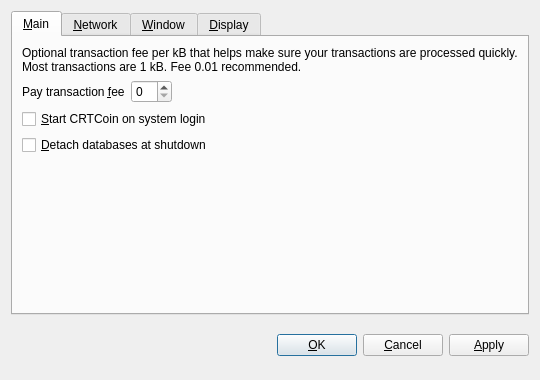
<?xml version="1.0" encoding="UTF-8"?>
<ui version="4.0">
 <class>OptionsDialog</class>
 <widget class="QDialog" name="OptionsDialog">
  <property name="geometry">
   <rect>
    <x>0</x>
    <y>0</y>
    <width>540</width>
    <height>380</height>
   </rect>
  </property>
  <property name="windowTitle">
   <string>Options</string>
  </property>
  <property name="modal">
   <bool>true</bool>
  </property>
  <layout class="QVBoxLayout" name="verticalLayout">
   <item>
    <widget class="QTabWidget" name="tabWidget">
     <property name="tabPosition">
      <enum>QTabWidget::North</enum>
     </property>
     <property name="currentIndex">
      <number>0</number>
     </property>
     <widget class="QWidget" name="tabMain">
      <attribute name="title">
       <string>&amp;Main</string>
      </attribute>
      <layout class="QVBoxLayout" name="verticalLayout_Main">
       <item>
        <widget class="QLabel" name="transactionFeeInfoLabel">
         <property name="text">
          <string>Optional transaction fee per kB that helps make sure your transactions are processed quickly. Most transactions are 1 kB. Fee 0.01 recommended.</string>
         </property>
         <property name="textFormat">
          <enum>Qt::PlainText</enum>
         </property>
         <property name="wordWrap">
          <bool>true</bool>
         </property>
        </widget>
       </item>
       <item>
        <layout class="QHBoxLayout" name="horizontalLayout_Main">
         <item>
          <widget class="QLabel" name="transactionFeeLabel">
           <property name="text">
            <string>Pay transaction &amp;fee</string>
           </property>
           <property name="textFormat">
            <enum>Qt::PlainText</enum>
           </property>
           <property name="buddy">
            <cstring>transactionFee</cstring>
           </property>
          </widget>
         </item>
         <item>
          <widget class="BitcoinAmountField" name="transactionFee"/>
         </item>
         <item>
          <spacer name="horizontalSpacer_Main">
           <property name="orientation">
            <enum>Qt::Horizontal</enum>
           </property>
           <property name="sizeHint" stdset="0">
            <size>
             <width>40</width>
             <height>20</height>
            </size>
           </property>
          </spacer>
         </item>
        </layout>
       </item>
       <item>
        <widget class="QCheckBox" name="bitcoinAtStartup">
         <property name="toolTip">
          <string>Automatically start CRTCoin after logging in to the system.</string>
         </property>
         <property name="text">
          <string>&amp;Start CRTCoin on system login</string>
         </property>
        </widget>
       </item>
       <item>
        <widget class="QCheckBox" name="detachDatabases">
         <property name="toolTip">
          <string>Detach block and address databases at shutdown. This means they can be moved to another data directory, but it slows down shutdown. The wallet is always detached.</string>
         </property>
         <property name="text">
          <string>&amp;Detach databases at shutdown</string>
         </property>
        </widget>
       </item>
       <item>
        <spacer name="verticalSpacer_Main">
         <property name="orientation">
          <enum>Qt::Vertical</enum>
         </property>
         <property name="sizeHint" stdset="0">
          <size>
           <width>20</width>
           <height>40</height>
          </size>
         </property>
        </spacer>
       </item>
      </layout>
     </widget>
     <widget class="QWidget" name="tabNetwork">
      <attribute name="title">
       <string>&amp;Network</string>
      </attribute>
      <layout class="QVBoxLayout" name="verticalLayout_Network">
       <item>
        <widget class="QCheckBox" name="mapPortUpnp">
         <property name="toolTip">
          <string>Automatically open the CRTCoin client port on the router. This only works when your router supports UPnP and it is enabled.</string>
         </property>
         <property name="text">
          <string>Map port using &amp;UPnP</string>
         </property>
        </widget>
       </item>
       <item>
        <widget class="QCheckBox" name="connectSocks">
         <property name="toolTip">
          <string>Connect to the CRTCoin network through a SOCKS proxy (e.g. when connecting through Tor).</string>
         </property>
         <property name="text">
          <string>&amp;Connect through SOCKS proxy:</string>
         </property>
        </widget>
       </item>
       <item>
        <layout class="QHBoxLayout" name="horizontalLayout_Network">
         <item>
          <widget class="QLabel" name="proxyIpLabel">
           <property name="text">
            <string>Proxy &amp;IP:</string>
           </property>
           <property name="textFormat">
            <enum>Qt::PlainText</enum>
           </property>
           <property name="buddy">
            <cstring>proxyIp</cstring>
           </property>
          </widget>
         </item>
         <item>
          <widget class="QValidatedLineEdit" name="proxyIp">
           <property name="maximumSize">
            <size>
             <width>140</width>
             <height>16777215</height>
            </size>
           </property>
           <property name="toolTip">
            <string>IP address of the proxy (e.g. 127.0.0.1)</string>
           </property>
          </widget>
         </item>
         <item>
          <widget class="QLabel" name="proxyPortLabel">
           <property name="text">
            <string>&amp;Port:</string>
           </property>
           <property name="textFormat">
            <enum>Qt::PlainText</enum>
           </property>
           <property name="buddy">
            <cstring>proxyPort</cstring>
           </property>
          </widget>
         </item>
         <item>
          <widget class="QLineEdit" name="proxyPort">
           <property name="maximumSize">
            <size>
             <width>55</width>
             <height>16777215</height>
            </size>
           </property>
           <property name="toolTip">
            <string>Port of the proxy (e.g. 9050)</string>
           </property>
          </widget>
         </item>
         <item>
          <widget class="QLabel" name="socksVersionLabel">
           <property name="text">
            <string>SOCKS &amp;Version:</string>
           </property>
           <property name="textFormat">
            <enum>Qt::PlainText</enum>
           </property>
           <property name="buddy">
            <cstring>socksVersion</cstring>
           </property>
          </widget>
         </item>
         <item>
          <widget class="QValueComboBox" name="socksVersion">
           <property name="toolTip">
            <string>SOCKS version of the proxy (e.g. 5)</string>
           </property>
          </widget>
         </item>
         <item>
          <spacer name="horizontalSpacer_Network">
           <property name="orientation">
            <enum>Qt::Horizontal</enum>
           </property>
           <property name="sizeHint" stdset="0">
            <size>
             <width>40</width>
             <height>20</height>
            </size>
           </property>
          </spacer>
         </item>
        </layout>
       </item>
       <item>
        <spacer name="verticalSpacer_Network">
         <property name="orientation">
          <enum>Qt::Vertical</enum>
         </property>
         <property name="sizeHint" stdset="0">
          <size>
           <width>20</width>
           <height>40</height>
          </size>
         </property>
        </spacer>
       </item>
      </layout>
     </widget>
     <widget class="QWidget" name="tabWindow">
      <attribute name="title">
       <string>&amp;Window</string>
      </attribute>
      <layout class="QVBoxLayout" name="verticalLayout_Window">
       <item>
        <widget class="QCheckBox" name="minimizeToTray">
         <property name="toolTip">
          <string>Show only a tray icon after minimizing the window.</string>
         </property>
         <property name="text">
          <string>&amp;Minimize to the tray instead of the taskbar</string>
         </property>
        </widget>
       </item>
       <item>
        <widget class="QCheckBox" name="minimizeOnClose">
         <property name="toolTip">
          <string>Minimize instead of exit the application when the window is closed. When this option is enabled, the application will be closed only after selecting Quit in the menu.</string>
         </property>
         <property name="text">
          <string>M&amp;inimize on close</string>
         </property>
        </widget>
       </item>
       <item>
        <spacer name="verticalSpacer_Window">
         <property name="orientation">
          <enum>Qt::Vertical</enum>
         </property>
         <property name="sizeHint" stdset="0">
          <size>
           <width>20</width>
           <height>40</height>
          </size>
         </property>
        </spacer>
       </item>
      </layout>
     </widget>
     <widget class="QWidget" name="tabDisplay">
      <attribute name="title">
       <string>&amp;Display</string>
      </attribute>
      <layout class="QVBoxLayout" name="verticalLayout_Display">
       <item>
        <layout class="QHBoxLayout" name="horizontalLayout_1_Display">
         <item>
          <widget class="QLabel" name="langLabel">
           <property name="text">
            <string>User Interface &amp;language:</string>
           </property>
           <property name="textFormat">
            <enum>Qt::PlainText</enum>
           </property>
           <property name="buddy">
            <cstring>lang</cstring>
           </property>
          </widget>
         </item>
         <item>
          <widget class="QValueComboBox" name="lang">
           <property name="toolTip">
            <string>The user interface language can be set here. This setting will take effect after restarting CRTCoin.</string>
           </property>
          </widget>
         </item>
        </layout>
       </item>
       <item>
        <layout class="QHBoxLayout" name="horizontalLayout_2_Display">
         <item>
          <widget class="QLabel" name="unitLabel">
           <property name="text">
            <string>&amp;Unit to show amounts in:</string>
           </property>
           <property name="textFormat">
            <enum>Qt::PlainText</enum>
           </property>
           <property name="buddy">
            <cstring>unit</cstring>
           </property>
          </widget>
         </item>
         <item>
          <widget class="QValueComboBox" name="unit">
           <property name="toolTip">
            <string>Choose the default subdivision unit to show in the interface and when sending coins.</string>
           </property>
          </widget>
         </item>
        </layout>
       </item>
       <item>
        <widget class="QCheckBox" name="displayAddresses">
         <property name="toolTip">
          <string>Whether to show CRTCoin addresses in the transaction list or not.</string>
         </property>
         <property name="text">
          <string>&amp;Display addresses in transaction list</string>
         </property>
        </widget>
       </item>
       <item>
        <widget class="QCheckBox" name="coinControlFeatures">
         <property name="toolTip">
          <string>Whether to show coin control features or not.</string>
         </property>
         <property name="text">
          <string>Display coin &amp;control features (experts only!)</string>
         </property>
        </widget>
       </item>
       <item>
        <spacer name="verticalSpacer_Display">
         <property name="orientation">
          <enum>Qt::Vertical</enum>
         </property>
         <property name="sizeHint" stdset="0">
          <size>
           <width>20</width>
           <height>40</height>
          </size>
         </property>
        </spacer>
       </item>
      </layout>
     </widget>
    </widget>
   </item>
   <item>
    <layout class="QHBoxLayout" name="horizontalLayout_Buttons">
     <item>
      <spacer name="horizontalSpacer_1">
       <property name="orientation">
        <enum>Qt::Horizontal</enum>
       </property>
       <property name="sizeHint" stdset="0">
        <size>
         <width>40</width>
         <height>48</height>
        </size>
       </property>
      </spacer>
     </item>
     <item>
      <widget class="QLabel" name="statusLabel">
       <property name="font">
        <font>
         <weight>75</weight>
         <bold>true</bold>
        </font>
       </property>
       <property name="text">
        <string/>
       </property>
       <property name="textFormat">
        <enum>Qt::PlainText</enum>
       </property>
       <property name="wordWrap">
        <bool>true</bool>
       </property>
      </widget>
     </item>
     <item>
      <spacer name="horizontalSpacer_2">
       <property name="orientation">
        <enum>Qt::Horizontal</enum>
       </property>
       <property name="sizeHint" stdset="0">
        <size>
         <width>40</width>
         <height>48</height>
        </size>
       </property>
      </spacer>
     </item>
     <item>
      <widget class="QPushButton" name="okButton">
       <property name="text">
        <string>&amp;OK</string>
       </property>
      </widget>
     </item>
     <item>
      <widget class="QPushButton" name="cancelButton">
       <property name="text">
        <string>&amp;Cancel</string>
       </property>
       <property name="autoDefault">
        <bool>false</bool>
       </property>
      </widget>
     </item>
     <item>
      <widget class="QPushButton" name="applyButton">
       <property name="text">
        <string>&amp;Apply</string>
       </property>
       <property name="autoDefault">
        <bool>false</bool>
       </property>
      </widget>
     </item>
    </layout>
   </item>
  </layout>
 </widget>
 <customwidgets>
  <customwidget>
   <class>BitcoinAmountField</class>
   <extends>QSpinBox</extends>
   <header>bitcoinamountfield.h</header>
  </customwidget>
  <customwidget>
   <class>QValueComboBox</class>
   <extends>QComboBox</extends>
   <header>qvaluecombobox.h</header>
  </customwidget>
  <customwidget>
   <class>QValidatedLineEdit</class>
   <extends>QLineEdit</extends>
   <header>qvalidatedlineedit.h</header>
  </customwidget>
 </customwidgets>
 <resources/>
 <connections/>
</ui>
